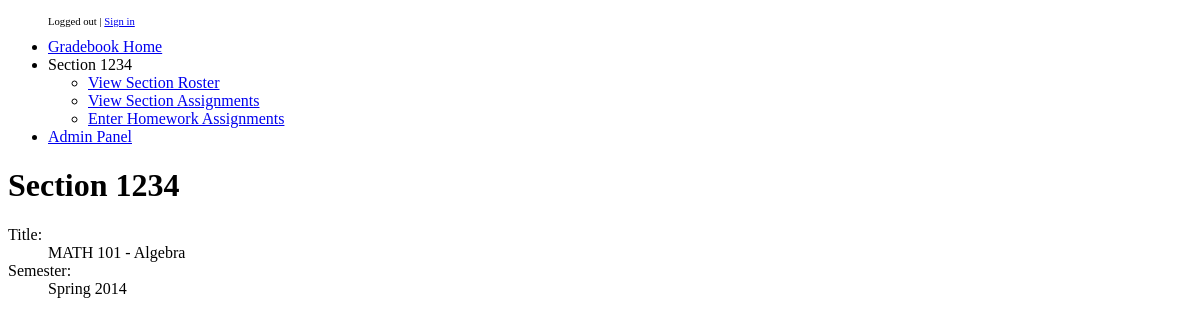
Screenshot of /grades/1/ with the database file from the repository.
### grades/models.py (models this page shows, shortened)
class Section(models.Model):
	course=models.ForeignKey(Course,blank=False,on_delete=models.PROTECT)
	number=models.CharField(max_length=10,blank=False)
	semester=models.ForeignKey(Semester,blank=False,on_delete=models.PROTECT)
	def __unicode__(self):
                return unicode(self.number) + ' (' + unicode(self.course) + ' - ' + unicode(self.semester) + ')'

class Course(models.Model):
	title=models.TextField(blank=False)
	number=models.IntegerField(unique=True,blank=False)
        department=models.ForeignKey(Department,blank=False,on_delete=models.PROTECT)
	def __unicode__(self):
                return self.department.name+' '+unicode(self.number) + ' - ' + self.title

class Department(models.Model):
        name=models.CharField(max_length=10,primary_key=True,unique=True,blank=False)
        long_name=models.CharField(max_length=50,null=True,blank=True)

class Semester(models.Model):
	name=models.CharField(max_length=10,blank=False)
	year=models.IntegerField(blank=False)
	def __unicode__(self):
                return self.name + ' ' + unicode(self.year)

### grades/views.py (the view)
# urls.py: url(r'^(?P<section_id>\d+)/$', views.section, name='section'),
def section(request,section_id):
    section = get_object_or_404(Section,pk=section_id)
    return render(request, 'grades/section/section.html', {'section': section})

### grades/templates/grades/section/section.html (shortened to what this page needs)
{% extends "base_generic.html" %}
{% block content %}
<h1>Section {{ section.number }}</h1>
{% if section %}
<dl>
  <dt>Title:</dt><dd>{{section.course}}</dd>
  <dt>Semester:</dt><dd>{{section.semester}}</dd>
</dl>
{% else %}
    <p>Section not available.</p>
{% endif %}
{% endblock %}
{% block local_sidebar %}
<li>
  Section {{section.number}}
  <ul class="nav">
    <li><a href="{% url 'grades:roster' section.id %}">View Section Roster</a></li>
    <li><a href="{% url 'grades:assignments' section.id %}">View Section Assignments</a></li>
    <li><a href="{% url 'grades:hw_entry' section.id %}">Enter Homework Assignments</a></li>
  </ul>
</li>
{% endblock %}

### rows the page displays
Section: number "1234", course "MATH 101 - Algebra", semester "Spring 2014"
